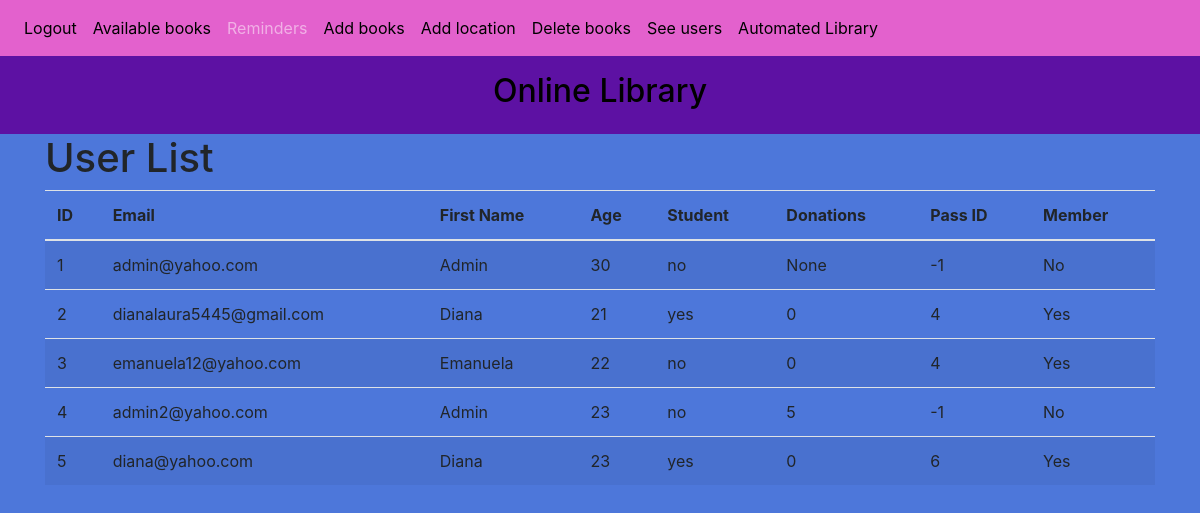
Page /users (signed in) on the earlier database version.
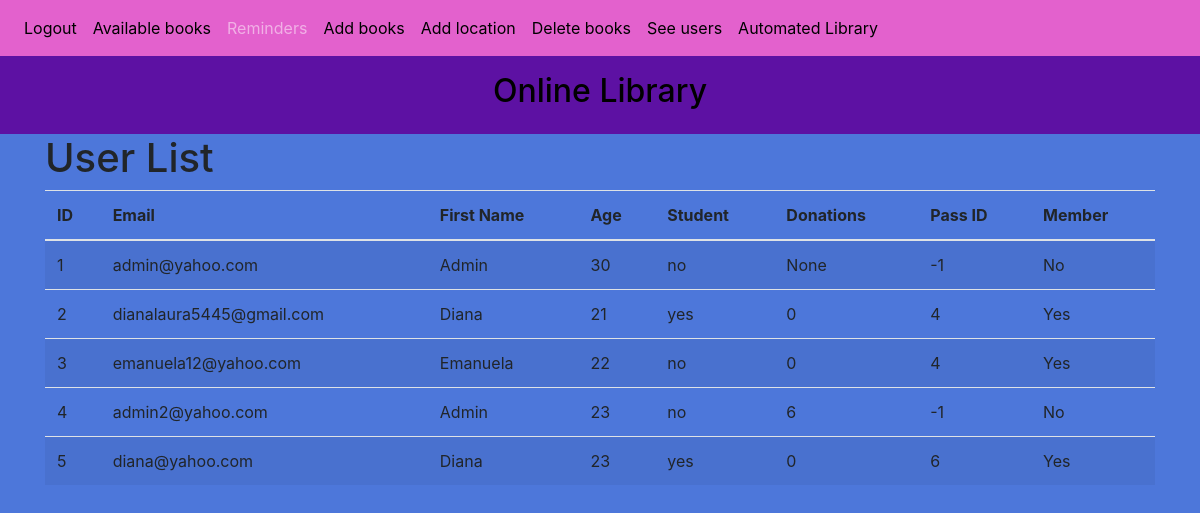
Same page on the later database version.
### website/models.py (models this page shows)
class User(db.Model, UserMixin):
    id = db.Column(db.Integer, primary_key=True)
    email = db.Column(db.String(150), unique=True)
    password = db.Column(db.String(150))
    first_name = db.Column(db.String(150))
    age=db.Column(db.Integer)
    student=db.Column(db.String(150))
    donations = db.Column(db.Integer)
    id_pass=db.Column(db.Integer)
    member=db.Column(db.Boolean)
    notes = db.relationship('Note')

### website/auth.py (the view)
@auth.route('/users')
@login_required
def view_users():
    users = User.query.all()
    return render_template("users.html", users=users, user=current_user)

### website/__init__.py (called while the page is built)
def create_app():
    app = Flask(__name__)
    app.config['SECRET_KEY'] = 'hjshjhdjah kjshkjdhjs'
    app.config['SQLALCHEMY_DATABASE_URI'] = f'sqlite:///{DB_NAME}'
    db.init_app(app)
    migrate.init_app(app,db,render_as_batch=True)
    from .views import views
    from .auth import auth
    app.register_blueprint(views, url_prefix='/')
    app.register_blueprint(auth, url_prefix='/')
    from .models import User, Note
    with app.app_context():
        db.create_all()
    login_manager = LoginManager()
    login_manager.login_view = 'auth.login'
    login_manager.init_app(app)
    @login_manager.user_loader
    def load_user(id):
        return User.query.get(int(id))
    return app

### website/templates/users.html
{% extends "base.html" %}
{% block content %}
  <h1>User List</h1>
  <table class="table table-striped">
    <thead>
      <tr>
        <th>ID</th>
        <th>Email</th>
        <th>First Name</th>
        <th>Age</th>
        <th>Student</th>
        <th>Donations</th>
        <th>Pass ID</th>
        <th>Member</th>
      </tr>
    </thead>
    <tbody>
      {% for user in users %}
        <tr>
          <td>{{ user.id }}</td>
          <td>{{ user.email }}</td>
          <td>{{ user.first_name }}</td>
          <td>{{ user.age }}</td>
          <td>{{ user.student }}</td>
          <td>{{ user.donations }}</td>
          <td>{{ user.id_pass }}</td>
          <td>{{ "Yes" if user.member else "No" }}</td>
        </tr>
      {% endfor %}
    </tbody>
  </table>
{% endblock %}

Differences in the rows shown:
changed User "admin2@yahoo.com": donations "5" → "6"
